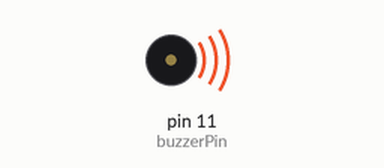
Recording of a sketch running on a simulated Arduino Uno, built with avr-gcc and run on an emulated ATmega328P. Parts: buzzer (waves = sounding).

Above: at 0.2 s.
Timing chart, 0 to 6.9 s (numbered marks = the images above):
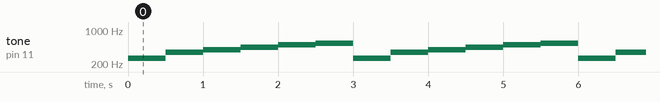

Measured:
- by itself, tone on pin 11 (buzzerPin): repeats every 3.0 s: 349 Hz 0.50 s, 392 Hz 0.50 s, 440 Hz 0.50 s, 493 Hz 0.50 s, 532 Hz 0.50 s, 261 Hz 0.50 s

The sketch:

buzzer.ino
```cpp
#define fa 349
#define sol 392
#define la 440
#define si 493
#define DOO 532
#define do_ 261
#define buzzerPin 11
int nota[]={do_,fa,sol,la,si,DOO};
void setup() {
  pinMode(buzzerPin,OUTPUT);

}

void loop() {
  for(int i=0; i<6; i++){
    tone(buzzerPin,nota[i]);
    delay(500);
  }

}
```
